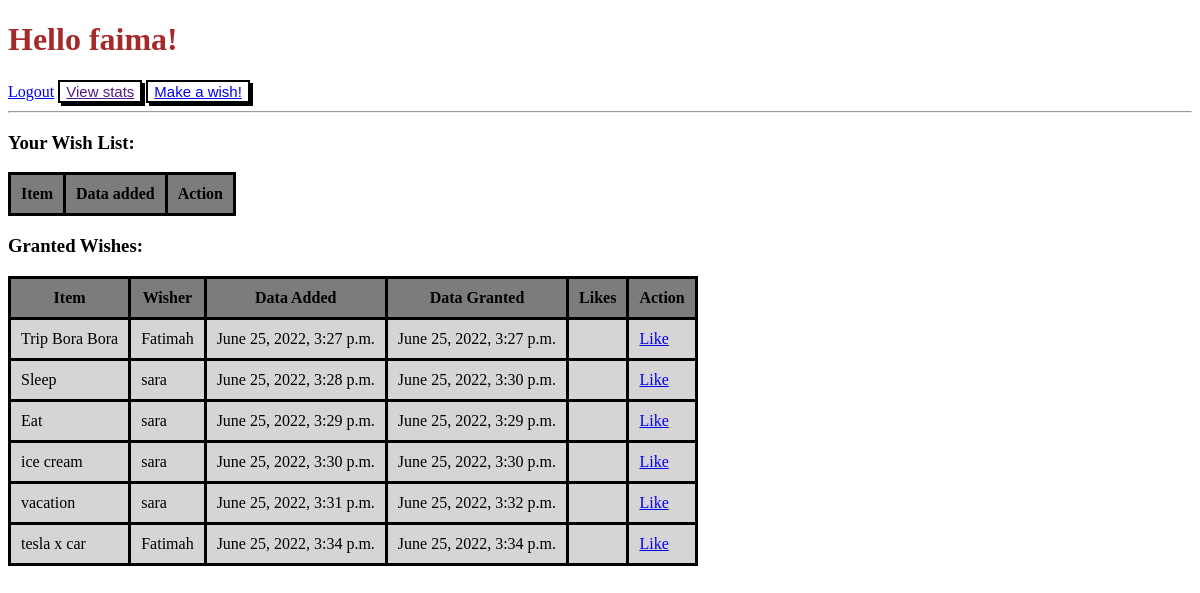
/wishes (signed in), run on the app's committed database.
### ExamApp/models.py (models this page shows)
class users(models.Model):
    fname=models.CharField(max_length=45)
    lname=models.CharField(max_length=45)
    email=models.CharField(max_length=45)
    password=models.CharField(max_length=45)
    created_at=models.DateTimeField(auto_now_add=True)
    updated_at=models.DateTimeField(auto_now=True)
    objects= UserManager()

class wishs(models.Model):
    user = models.ForeignKey(users,related_name='user',on_delete=models.CASCADE)
    liked_by=models.ManyToManyField(users,related_name='liked_wish')
    item=models.CharField(max_length=255)
    desc=models.TextField()
    created_at=models.DateTimeField(auto_now_add=True)
    updated_at=models.DateTimeField(auto_now=True)
    granted = models.BooleanField(default=False)
    granted_at = models.DateTimeField(auto_now=True)
    objects= UserManager()

### ExamApp/views.py (the view)
# urls.py: 2. Add a URL to urlpatterns:  path('', views.home, name='home')
def home(request):
    if not 'user_id' in request.session:
        return redirect('/')
    else:
        context = {
            'user':users.objects.get(id=request.session['user_id']),
            'wishs':wishs.objects.all(),
        }
        return render(request,'profilePage.html',context)

### ExamApp/templates/profilePage.html (shortened to what this page needs)
<!DOCTYPE html>
<html lang="en">
<head>
    {% load static %}
    <link rel="stylesheet" href="{% static 'style.css' %}">
</head>
<body>
    <h1>Hello {{user.fname}}!</h1>
    <a href="/logout">Logout</a>
    <button class="button"><a href="">View stats</a></button>
    <button class="button"><a href="/wishes/new">Make a wish!</a></button>
    <hr>
    <div>
    <h3>Your Wish List:</h3>
    <table>
        <tr class="col1">
            <th>Item</th>
            <th>Data added</th>
            <th>Action</th>
        </tr>
    </table>
    </div>
    <div>
        <h3>Granted Wishes:</h3>
        <table>
            <tr class="col1">
                <th>Item</th>
                <th>Wisher</th>
                <th>Data Added</th>
                <th>Data Granted</th>
                <th>Likes</th>
                <th>Action</th>
            </tr>
            {%for wish in wishs %}
            {%if wish.granted == True%}
            <tr class="col2">
                <td>{{wish.item}}</td>
                <td>{{wish.user.fname}}</td>
                <td>{{wish.created_at}}</td>
                <td>{{wish.granted_at}}</td>
                <td></td>
                <td><a href=" ">Like</a></td>
            </tr>
            {%endif%}
            {%endfor%}
        </table>
        </div>
    </body>
    </html>

### ExamApp/static/style.css (style rules this page uses)
h1 { color: brown; }
table, th, td { border: 3px solid black; border-collapse: collapse; padding: 10px; }
.col1 { background-color: rgb(124, 124, 124); }
.col2 { background-color: rgb(214, 212, 212); }
.button { box-shadow: 10px 5px 5px black; box-shadow: 3px 3px black; border: 2px solid #000; border-radius: 0%; background-color: rgb(255, 255, 255); color: white; font-size: 15px; }

### data on the page
users: fname "faima"
wishs: item "Trip Bora Bora", user.fname "Fatimah", created_at "June 25, 2022, 3:27 p.m.", granted_at "June 25, 2022, 3:27 p.m."
wishs: item "Sleep", user.fname "sara", created_at "June 25, 2022, 3:28 p.m.", granted_at "June 25, 2022, 3:30 p.m."
wishs: item "Eat", user.fname "sara", created_at "June 25, 2022, 3:29 p.m.", granted_at "June 25, 2022, 3:29 p.m."
wishs: item "ice cream", user.fname "sara", created_at "June 25, 2022, 3:30 p.m.", granted_at "June 25, 2022, 3:30 p.m."
wishs: item "vacation", user.fname "sara", created_at "June 25, 2022, 3:31 p.m.", granted_at "June 25, 2022, 3:32 p.m."
wishs: item "tesla x car", user.fname "Fatimah", created_at "June 25, 2022, 3:34 p.m.", granted_at "June 25, 2022, 3:34 p.m."
